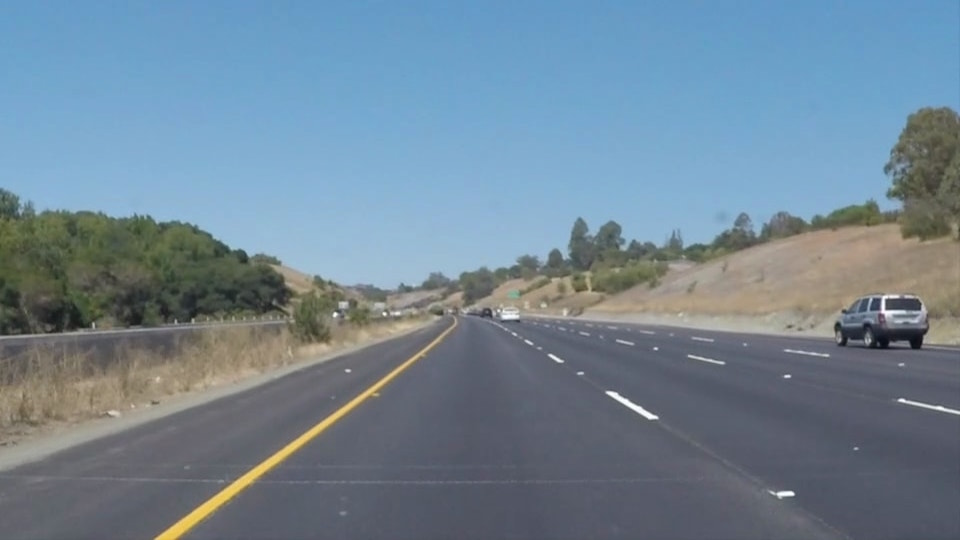
#> input picture CarND-LaneLines-P1/test_images/solidYellowCurve.jpg, 960 x 540 px; its folder holds 4 pictures in this run
$ python test01.py
#> lines starting #> are read from the running program, lines starting #| are printed output that depends on the picture; after the words box and inside, x2 and y2 are one past the last pixel; in counts of white or black regions, pixels touching at a corner belong together
#> further down, image is the input picture: shape (540, 960, 3); mean R, G, B 113, 133.4, 149
#!/usr/bin/env python3
# -*- coding: utf-8 -*-
"""
Created on Sun Jan  5 17:44:26 2020

@author: y56
"""

import matplotlib.pyplot as plt
import matplotlib.image as mpimg
import numpy as np
import cv2

def grayscale(img):
    """Applies the Grayscale transform
    This will return an image with only one color channel
    but NOTE: to see the returned image as grayscale
    (assuming your grayscaled image is called 'gray')
    you should call plt.imshow(gray, cmap='gray')"""
    return cv2.cvtColor(img, cv2.COLOR_RGB2GRAY)
    # Or use BGR2GRAY if you read an image with cv2.imread()
    # return cv2.cvtColor(img, cv2.COLOR_BGR2GRAY)


def canny(img, low_threshold, high_threshold):
    """Applies the Canny transform"""
    return cv2.Canny(img, low_threshold, high_threshold)


def gaussian_blur(img, kernel_size):
    """Applies a Gaussian Noise kernel"""
    return cv2.GaussianBlur(img, (kernel_size, kernel_size), 0)

def region_of_interest(img, vertices):
    """
    Applies an image mask.

    Only keeps the region of the image defined by the polygon
    formed from `vertices`. The rest of the image is set to black.
    `vertices` should be a numpy array of integer points.
    """
    #defining a blank mask to start with
    mask = np.zeros_like(img)

    #defining a 3 channel or 1 channel color to fill the mask with depending on the input image
    if len(img.shape) > 2:
        channel_count = img.shape[2]  # i.e. 3 or 4 depending on your image
        ignore_mask_color = (255,) * channel_count
    else:
        ignore_mask_color = 255

    #filling pixels inside the polygon defined by "vertices" with the fill color
    cv2.fillPoly(mask, vertices, ignore_mask_color)

    #returning the image only where mask pixels are nonzero
    masked_image = cv2.bitwise_and(img, mask)
    return masked_image


def draw_lines(img, lines, color=[255, 0, 0], thickness=2):
    """
    NOTE: this is the function you might want to use as a starting point once you want to
    average/extrapolate the line segments you detect to map out the full
    extent of the lane (going from the result shown in raw-lines-example.mp4
    to that shown in P1_example.mp4).

    Think about things like separating line segments by their
    slope ((y2-y1)/(x2-x1)) to decide which segments are part of the left
    line vs. the right line.  Then, you can average the position of each of
    the lines and extrapolate to the top and bottom of the lane.

    This function draws `lines` with `color` and `thickness`.
    Lines are drawn on the image inplace (mutates the image).
    If you want to make the lines semi-transparent, think about combining
    this function with the weighted_img() function below
    """
    for line in lines:
        for x1,y1,x2,y2 in line:
            cv2.line(img, (x1, y1), (x2, y2), color, thickness)

def hough_lines(img, rho, theta, threshold, min_line_len, max_line_gap):
    """
    `img` should be the output of a Canny transform.

    Returns an image with hough lines drawn.
    """
    lines = cv2.HoughLinesP(img, rho, theta, threshold, np.array([]), minLineLength=min_line_len, maxLineGap=max_line_gap)
    line_img = np.zeros((img.shape[0], img.shape[1], 3), dtype=np.uint8)
    draw_lines(line_img, lines)
    return line_img

def weighted_img(img, initial_img, α=0.8, β=1., γ=0.):
    """
    `img` is the output of the hough_lines(), An image with lines drawn on it.
    Should be a blank image (all black) with lines drawn on it.

    `initial_img` should be the image before any processing.

    The result image is computed as follows:

    initial_img * α + img * β + γ
    NOTE: initial_img and img must be the same shape!
    """
    return cv2.addWeighted(initial_img, α, img, β, γ)


"""
Area-selection makes sharp drops.
Do it in a late stage.

(color-enhancement -->) gray--> Canny/edge --> area-selecion --> Hough
"""
global line_img, mask
def process_image(image):

    global line_img, mask

    # print('This image is:', type(image), 'with dimensions:', image.shape)

    gray = cv2.cvtColor(image,cv2.COLOR_RGB2GRAY)
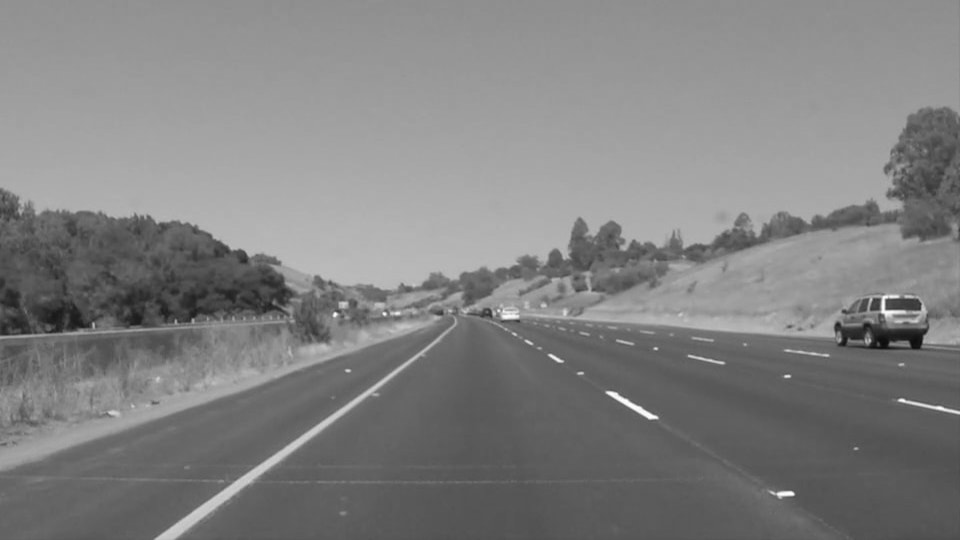
#> gray: shape (540, 960); min 11, max 254, mean 129.1

    plt.figure()
    plt.imshow(image)
    plt.figure()
    plt.imshow(gray, cmap='gray')

    blur_gray = cv2.GaussianBlur(gray,(5, 5),0)


    edges = canny(blur_gray, 10 , 10)
#> in canny, `return cv2.Canny(img, low_threshold, high_threshold)`:
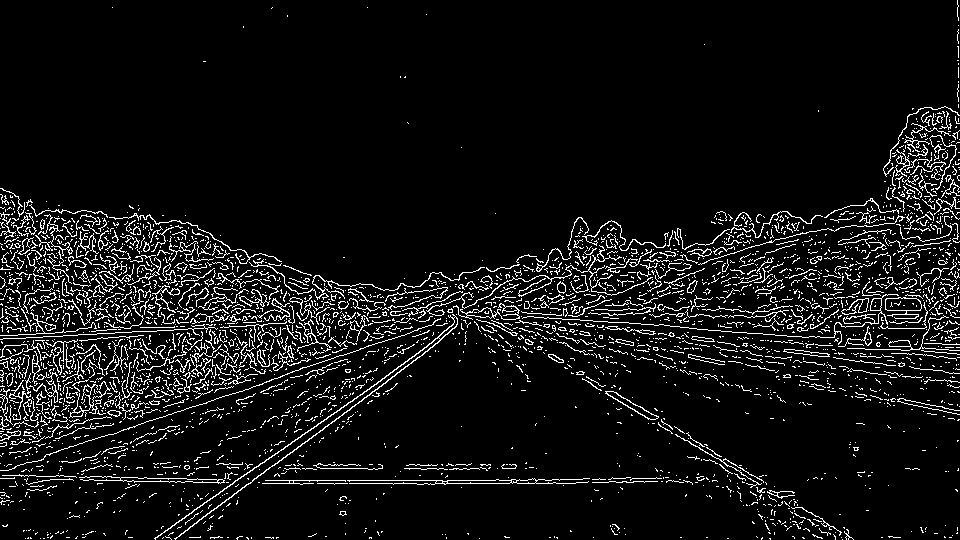
#> returned value: shape (540, 960); 7.3% white in thin lines or dots
    plt.figure()
    plt.imshow(edges, cmap='gray')

    # area selection
    imshape = image.shape
#> imshape = (540, 960, 3)
    # print(imshape[0]) # 540
    # print(imshape[1]) # 960
    vertices = np.array([[(120/960*imshape[1], imshape[0] * 0.92),
                          (445/960*imshape[1], 320/540*imshape[0]),
                          (520/960*imshape[1], 320/540*imshape[0]),
                          ((960-70)/960*imshape[1], imshape[0] * 0.91)]],
                        dtype=np.int32)

    mask = np.zeros_like(edges)
    mask3 = np.ones_like(image) * 100

    cv2.fillPoly(mask, vertices, 255)
#> mask: shape (540, 960); 14.3% white; 1 white region, box (x1, y1, x2, y2) and area: (120, 320, 891, 497) 74134
    cv2.fillPoly(mask3, vertices, 0)
    masked_edges = cv2.bitwise_and(edges, mask)
#> masked_edges: shape (540, 960); 0.9% white in thin lines or dots, all inside (x1, y1, x2, y2) = (121, 320, 871, 497)
    plt.figure()
    plt.imshow(masked_edges, cmap='gray')

    # Display the image and show region and color selections
    plt.figure()
    masked_gray = cv2.bitwise_and(gray, mask)
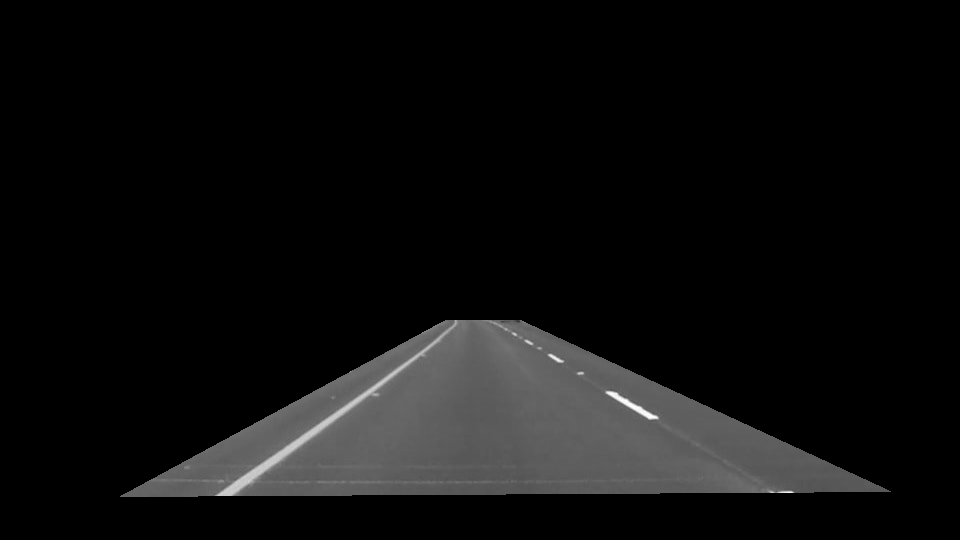
#> masked_gray: shape (540, 960); min 0, max 254, mean 14.4
    plt.imshow(masked_gray)
    x = [vertices[0][0][0], vertices[0][1][0], vertices[0][2][0],
          vertices[0][3][0], vertices[0][0][0]]
#> x = [120, 445, 520, 890, 120]
    y = [vertices[0][0][1], vertices[0][1][1], vertices[0][2][1],
          vertices[0][3][1], vertices[0][0][1]]
#> y = [496, 320, 320, 491, 496]
    plt.plot(x, y, 'b--', lw=4)

    line_img = hough_lines(masked_edges, 1, np.pi/360, 4, 12, 4)
#> in hough_lines, `lines = cv2.HoughLinesP(img, rho, theta, threshold, np.array([]), minL..`: lines = 97 rows, first 6: [424, 483, 512, 483], [734, 468, 746, 468], [780, 491, 794, 492], [411, 363, 456, 326], [330, 483, 386, 483], [376, 384, 457, 321]
#> the loop in draw_lines, `for line in lines:` made 97 passes
#> line on passes 1 to 12: [[424, 483, 512, 483]], [[734, 468, 746, 468]], [[780, 491, 794, 492]], [[411, 363, 456, 326]], [[330, 483, 386, 483]], [[376, 384, 457, 321]], [[731, 466, 764, 488]], [[611, 478, 625, 478]], [[516, 335, 559, 362]], [[496, 479, 526, 483]], [[548, 482, 566, 483]], [[615, 398, 630, 408]]
#> after the loop in draw_lines, `for line in lines:`:
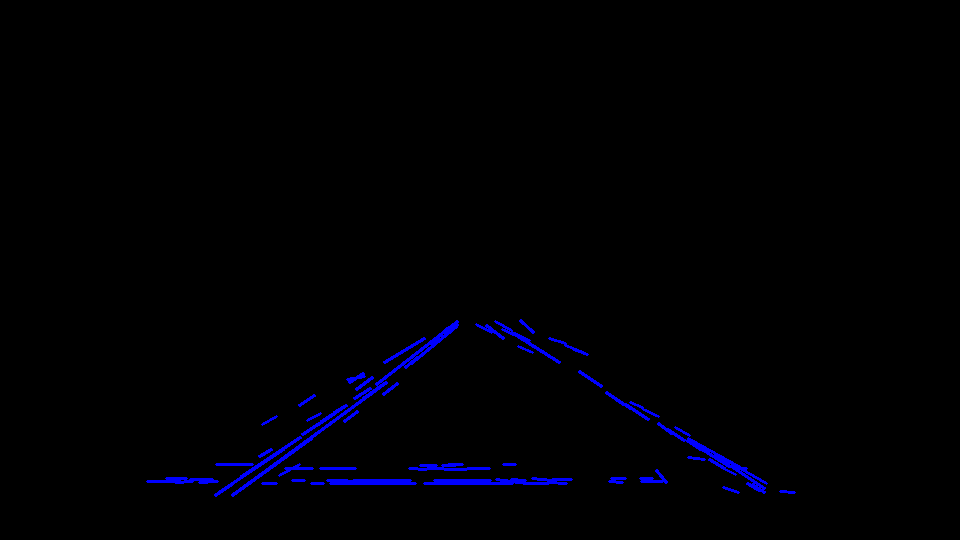
#> img: shape (540, 960, 3); mean of channels 0, 1, 2 3.7, 0, 0; drawn as B, G, R
    plt.figure()
    plt.imshow(line_img, cmap='gray')

    my_weighted_img = weighted_img(line_img, image, α=0.8, β=1., γ=0.)
#> in weighted_img, `return cv2.addWeighted(initial_img, α, img, β, γ)`:
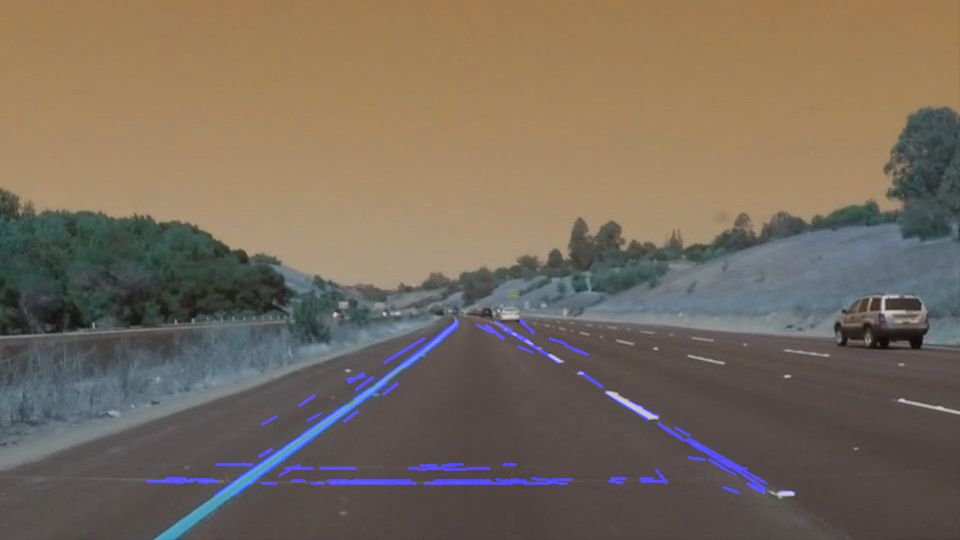
#> returned value: shape (540, 960, 3); mean of channels 0, 1, 2 92.7, 106.7, 119.2; drawn as B, G, R
    plt.figure()
    plt.imshow(line_img)

    output = weighted_img(mask3, my_weighted_img, α=0.8, β=1., γ=0.)
#> call 2 of weighted_img, with α = 0.8, β = 1, γ = 0
#> in weighted_img (call 2), `return cv2.addWeighted(initial_img, α, img, β, γ)`:
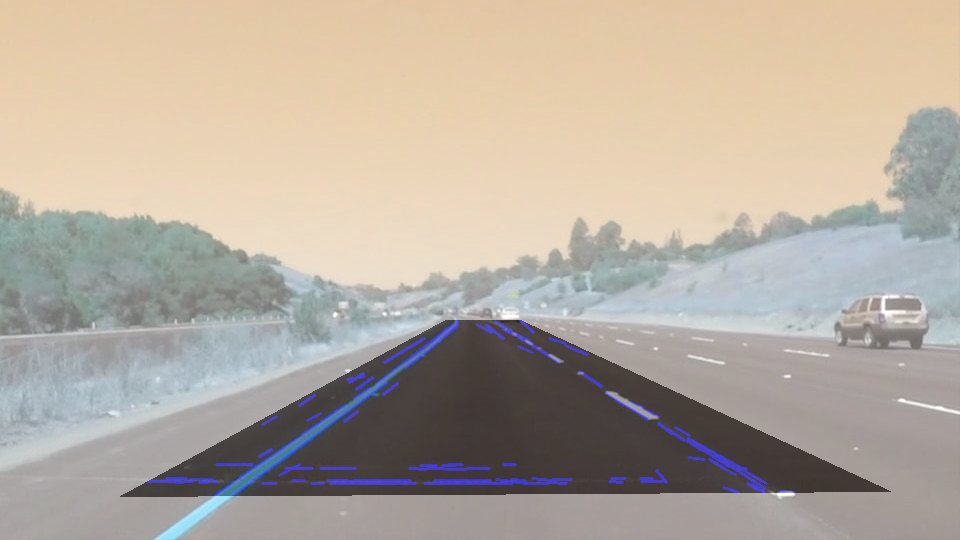
#> returned value: shape (540, 960, 3); mean of channels 0, 1, 2 159.9, 171.1, 181.1; drawn as B, G, R

    return output

if 1:
    import os
    filenames = os.listdir("test_images/")
    for filename in filenames[2:4]:
    # for filename in filenames:
        image = mpimg.imread('test_images/' + filename)
        output = process_image(image)
        plt.figure()
        plt.imshow(output)
#> pass 2 of the loop `for filename in filenames[2:4]:`:
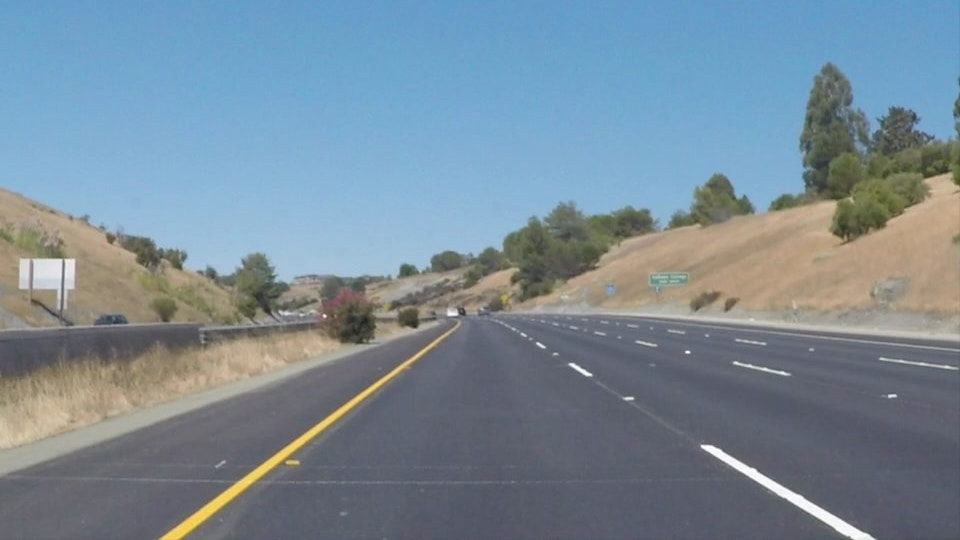
#> input picture CarND-LaneLines-P1/test_images/solidYellowCurve2.jpg, 960 x 540 px
#> image is the input picture: shape (540, 960, 3); mean R, G, B 120.7, 138.6, 151.5
#> masked_edges: shape (540, 960); 1.1% white in thin lines or dots, all inside (x1, y1, x2, y2) = (120, 320, 888, 497)
#> in process_image (call 2), `masked_gray = cv2.bitwise_and(gray, mask)`:
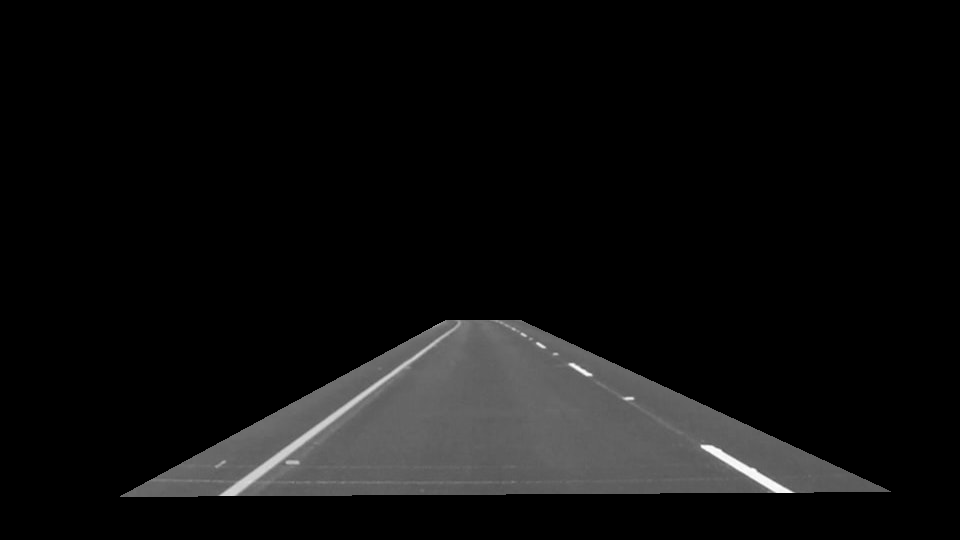
#> masked_gray: shape (540, 960); min 0, max 255, mean 14.8
#> lines = 91 rows, first 6: [688, 480, 728, 480], [302, 480, 338, 480], [700, 446, 756, 480], [303, 468, 327, 468], [218, 495, 435, 340], [409, 364, 442, 338]
#> the loop in draw_lines (call 2), `for line in lines:` made 91 passes
#> in weighted_img (call 4), `return cv2.addWeighted(initial_img, α, img, β, γ)`:
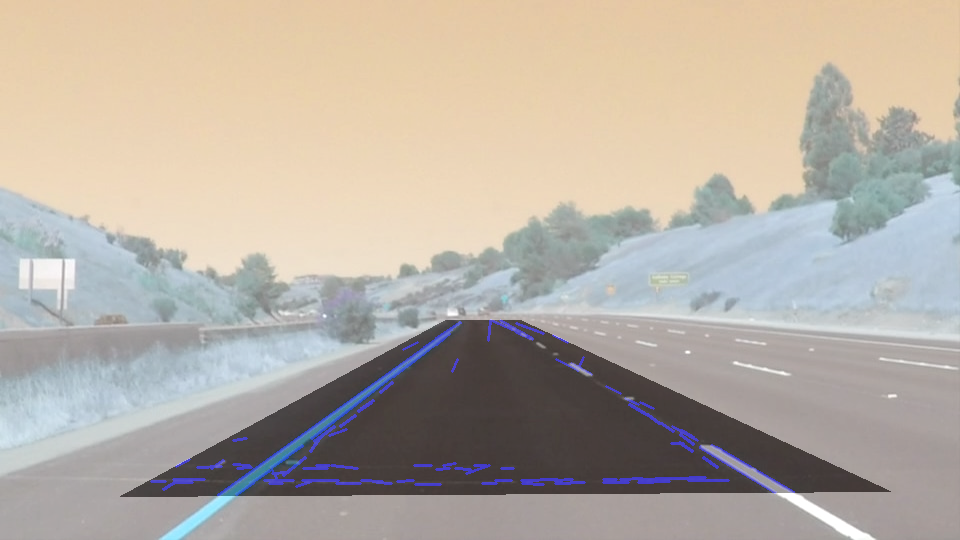
#> returned value: shape (540, 960, 3); mean of channels 0, 1, 2 164.6, 174.4, 182.7; drawn as B, G, R
else:
    from moviepy.editor import VideoFileClip
    from IPython.display import HTML
    import os
    filenames = os.listdir("test_videos/")
    for filename in filenames:
    # for filename in [filenames[0]]:
        output_filename = 'test_videos_output/' + filename

        clip1 = VideoFileClip("test_videos/" + filename)#.subclip(3,6)
        white_clip = clip1.fl_image(process_image) #NOTE: this function expects color images!!
        white_clip.write_videofile(output_filename, audio=False)
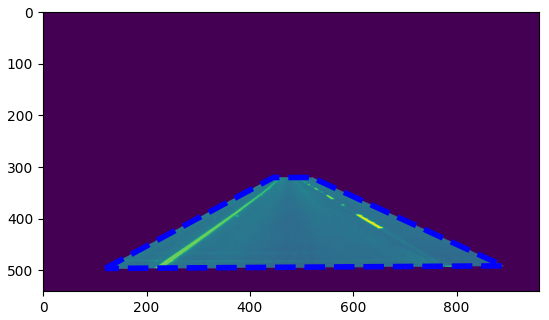
#> figure drawn by matplotlib, 1 panel
